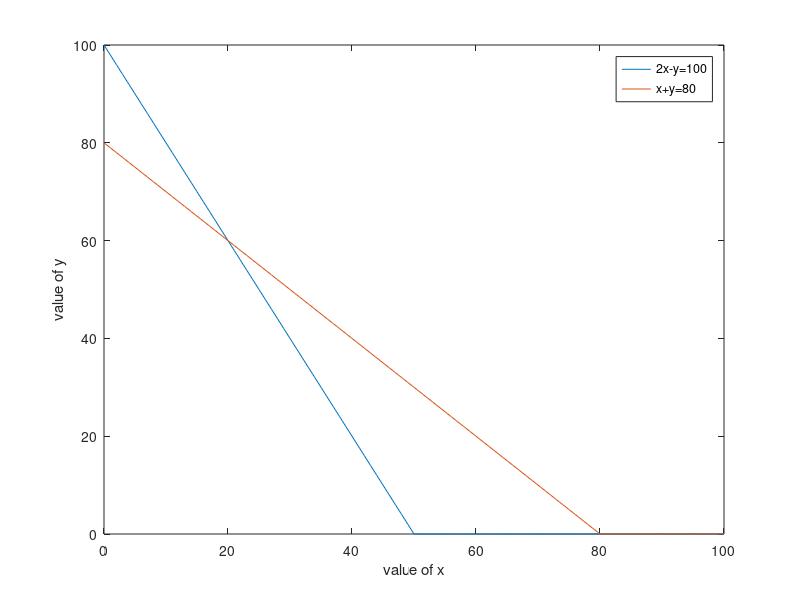

Write the MATLAB code that produced this figure.
clc
clear all
%2x+y=100, x+y=80
A=[2 1;1 1];
B=[100;80];
x1=0:1:max(B);
y1=(B(1)-A(1,1)*x1)/A(1,2);
y2=(B(2)-A(2,1)*x1)/A(2,2);
y1=max(0,y1);
y2=max(0,y2);
plot(x1,y1,x1,y2)
legend('2x-y=100','x+y=80')
xlabel('value of x')
ylabel('value of y')
%to find intersection
A=[2 1;1 1;1 0;0 1];
B=[100;80;0;0];
pt=[0;0];
m=size(A,1);
for i=1:m-1
    for j=i+1:m
       a1=A(i,:);
       a2=A(j,:);
       a3=[a1;a2];
       b1=B(i);
       b2=B(j);
       b3=[b1;b2];
       X=inv(a3)*b3;
       X=max(0,X);
       pt=[pt,X];
    end
end
x=pt';
x=unique(x,'rows')
x1=x(:,1);
x2=x(:,2);
const1=round(2*x1+x2-100);
s1=find(const1>0);
x(s1,:)=[];
x1=x(:,1);
x2=x(:,2);
const1=round(x1+x2-80);
s2=find(const1>0);
x(s2,:)=[];
x1=x(:,1);
x2=x(:,2);
const1=round(x1);
s3=find(const1<0);
x(s3,:)=[];
x1=x(:,1);
x2=x(:,2);
const1=round(x2);
s1=find(const1<0);
x(s1,:)=[];
x
%max C=2x+5y
C=[2;5];
output=x;
for i=1:size(x,1)
    fn(i,:)=(x(i,:)*C)
end
optimal_val=max(fn)